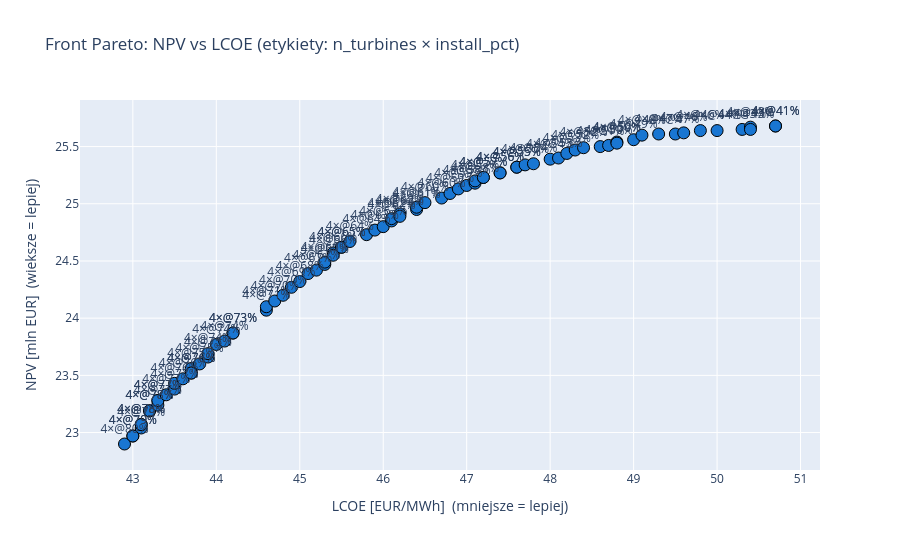

The notebook cell this image was saved under:
### Markdown cell above
## Krok 4: Front Pareto

### Code cell
if PYMOO_OK and res is not None and len(res.F) > 0:
    # Odzyskaj rzeczywiste wartosci z transformowanych
    npv_vals = -res.F[:, 0]
    lcoe_vals = res.F[:, 1]
    # Dekoduj zmienne decyzyjne
    decisions = []
    for x in res.X:
        ip = float(x[0])
        nt = max(1, min(int(round(x[1])), 4))
        ti = max(0, min(int(x[2]), len(TURBINE_KEYS) - 1))
        decisions.append({
            'install_pct': round(ip, 1),
            'n_turbines': nt,
            'turbine': TURBINE_KEYS[ti],
        })
    df_front = pd.DataFrame(decisions)
    df_front['NPV [mln EUR]'] = np.round(npv_vals, 2)
    df_front['LCOE [EUR/MWh]'] = np.round(lcoe_vals, 1)
    # Finalna populacja NSGA-II zawiera duplikaty po dekodowaniu zmiennych dyskretnych
    df_front = df_front.sort_values('LCOE [EUR/MWh]').drop_duplicates().reset_index(drop=True)

    print(f'Front Pareto ({len(df_front)} rozwiazan, posortowane wg LCOE):')
    print(df_front.to_string(index=False))

    # Wykres frontu Pareto
    fig = go.Figure()
    color_map = {'kaplan': '#1976D2', 'propeller': '#388E3C', 'crossflow': '#F57C00'}
    for turb in TURBINE_KEYS:
        mask = df_front['turbine'] == turb
        if mask.any():
            fig.add_trace(go.Scatter(
                x=df_front.loc[mask, 'LCOE [EUR/MWh]'],
                y=df_front.loc[mask, 'NPV [mln EUR]'],
                mode='markers+text', name=turb,
                text=[f'{r["n_turbines"]}×@{r["install_pct"]:.0f}%'
                       for _, r in df_front[mask].iterrows()],
                textposition='top center',
                marker=dict(size=12, color=color_map[turb], line=dict(width=1, color='black')),
            ))
    fig.update_layout(
        title='Front Pareto: NPV vs LCOE (etykiety: n_turbines × install_pct)',
        xaxis_title='LCOE [EUR/MWh]  (mniejsze = lepiej)',
        yaxis_title='NPV [mln EUR]  (wieksze = lepiej)',
        height=550,
    )
    fig.show()
else:
    print('Brak wyniku — sprawdz czy pymoo zainstalowane.')

### Figure 1 — Plotly figure (JSON) as saved in the notebook; plotly's stock layout.template omitted (floating-point values rounded to 4 significant figures)
{"data": [{"marker": {"color": "#1976D2", "line": {"color": "black", "width": 1}, "size": 12}, "mode": "markers+text", "name": "kaplan", "text": ["4×@80%", "4×@79%", "4×@79%", "4×@79%", "4×@78%", "4×@78%", "4×@78%", "4×@78%", "4×@77%", "4×@77%", "4×@77%", "4×@77%", "4×@77%", "4×@76%", "4×@76%", "4×@75%", "4×@76%", "4×@76%", "4×@75%", "4×@75%", "4×@74%", "4×@74%", "4×@74%", "4×@73%", "4×@73%", "4×@71%", "4×@71%", "4×@70%", "4×@70%", "4×@69%", "4×@68%", "4×@67%", "4×@67%", "4×@67%", "4×@66%", "4×@66%", "4×@66%", "4×@65%", "4×@65%", "4×@64%", "4×@64%", "4×@63%", "4×@63%", "4×@62%", "4×@62%", "4×@62%", "4×@62%", "4×@61%", "4×@61%", "4×@60%", "4×@60%", "4×@59%", "4×@59%", "4×@58%", "4×@58%", "4×@57%", "4×@57%", "4×@57%", "4×@56%", "4×@56%", "4×@55%", "4×@55%", "4×@55%", "4×@54%", "4×@54%", "4×@53%", "4×@53%", "4×@52%", "4×@52%", "4×@51%", "4×@50%", "4×@50%", "4×@50%", "4×@49%", "4×@48%", "4×@47%", "4×@47%", "4×@46%", "4×@46%", "4×@44%", "4×@43%", "4×@43%", "4×@43%", "4×@41%", "4×@41%"], "textposition": "top center", "type": "scatter", "x": [42.9, 43.0, 43.0, 43.1, 43.1, 43.1, 43.2, 43.2, 43.3, 43.3, 43.3, 43.4, 43.5, 43.5, 43.6, 43.7, 43.7, 43.7, 43.8, 43.9, 43.9, 44.0, 44.1, 44.2, 44.2, 44.6, 44.6, 44.7, 44.8, 44.9, 45.0, 45.1, 45.2, 45.3, 45.3, 45.4, 45.4, 45.5, 45.5, 45.6, 45.8, 45.9, 46.0, 46.1, 46.1, 46.2, 46.2, 46.4, 46.4, 46.5, 46.7, 46.8, 46.9, 47.0, 47.1, 47.1, 47.2, 47.2, 47.4, 47.4, 47.6, 47.6, 47.7, 47.8, 48.0, 48.1, 48.2, 48.3, 48.4, 48.6, 48.7, 48.8, 48.8, 49.0, 49.1, 49.3, 49.5, 49.6, 49.8, 50.0, 50.3, 50.4, 50.4, 50.7, 50.7], "y": [22.9, 22.97, 22.97, 23.04, 23.07, 23.07, 23.19, 23.19, 23.28, 23.24, 23.28, 23.33, 23.38, 23.43, 23.47, 23.56, 23.52, 23.52, 23.6, 23.66, 23.69, 23.77, 23.8, 23.87, 23.87, 24.07, 24.1, 24.15, 24.2, 24.27, 24.32, 24.39, 24.42, 24.47, 24.49, 24.57, 24.55, 24.62, 24.62, 24.67, 24.73, 24.77, 24.8, 24.85, 24.87, 24.91, 24.89, 24.95, 24.97, 25.01, 25.05, 25.09, 25.13, 25.16, 25.18, 25.2, 25.23, 25.23, 25.27, 25.27, 25.32, 25.32, 25.34, 25.35, 25.39, 25.4, 25.44, 25.47, 25.49, 25.5, 25.51, 25.54, 25.53, 25.56, 25.6, 25.61, 25.61, 25.62, 25.64, 25.64, 25.65, 25.67, 25.65, 25.68, 25.68]}], "layout": {"height": 550, "title": {"text": "Front Pareto: NPV vs LCOE (etykiety: n_turbines × install_pct)"}, "xaxis": {"title": {"text": "LCOE [EUR/MWh]  (mniejsze = lepiej)"}}, "yaxis": {"title": {"text": "NPV [mln EUR]  (wieksze = lepiej)"}}}}
